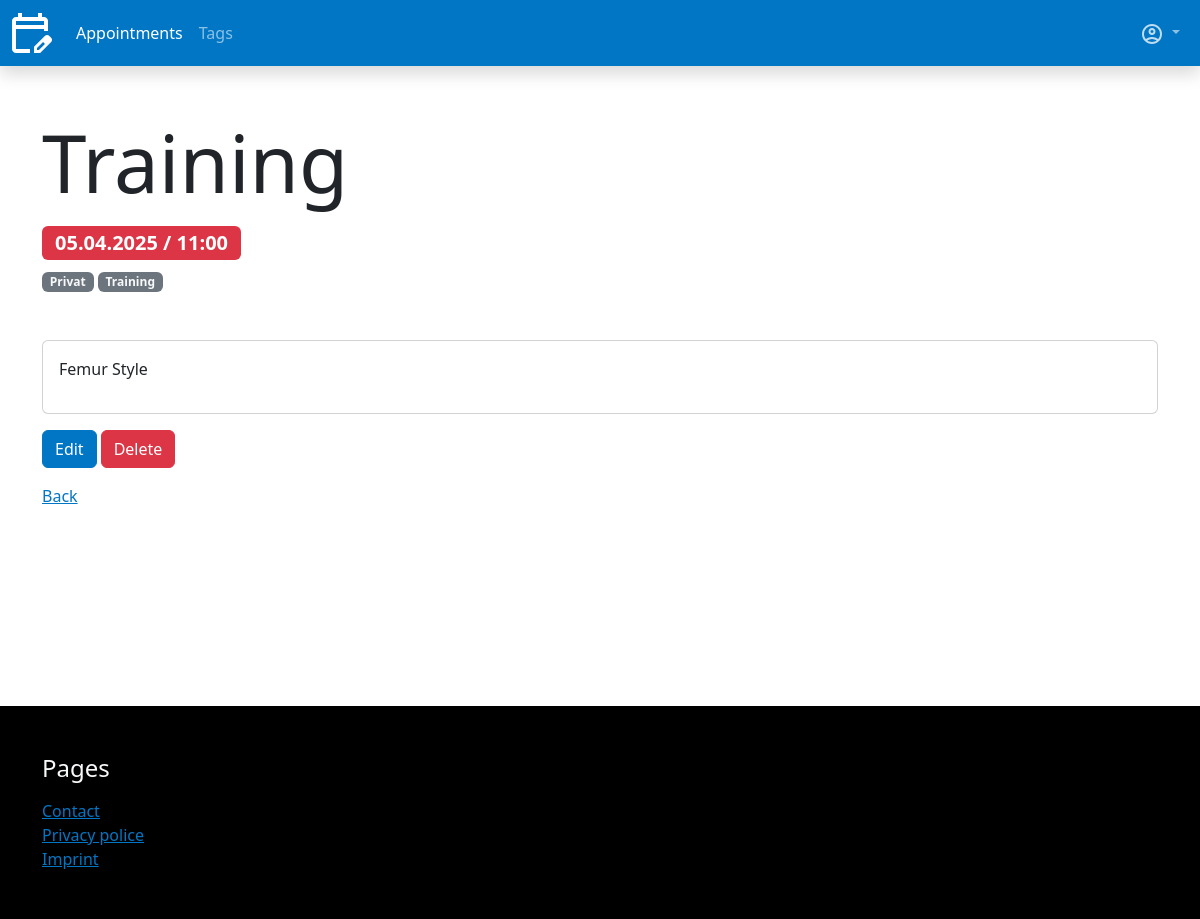
/app/appointments/26/ (signed in), run on an earlier commit of the app's database.
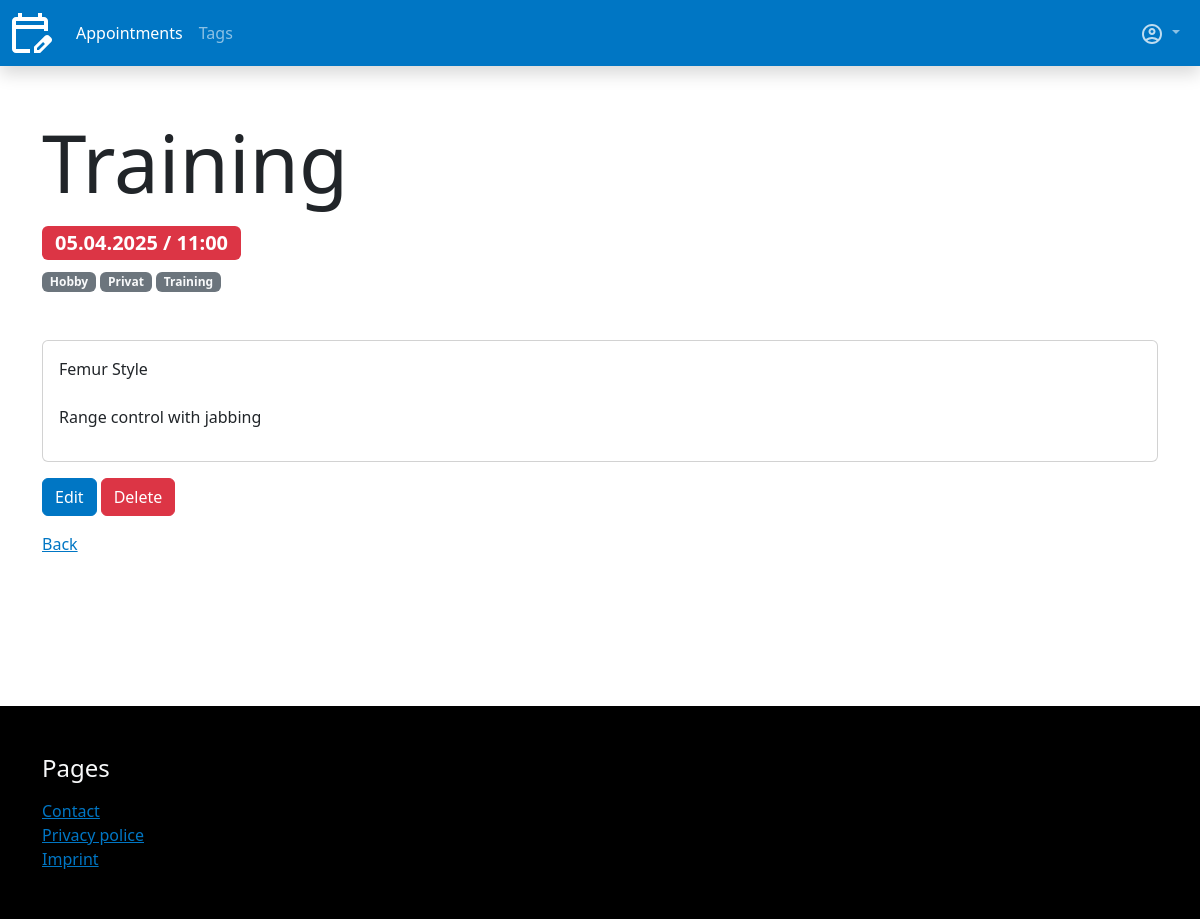
And on a later commit of the database.
### appointments/models.py (models this page shows, shortened)
class Tag(models.Model):
    user = models.ForeignKey(User, on_delete=models.CASCADE, verbose_name=_("User"))
    title = models.CharField(max_length=255, verbose_name=_("Title"))
    created = models.DateTimeField(auto_now_add=True, verbose_name=_("Created"))
    updated = models.DateTimeField(auto_now=True, verbose_name=_("Updated"))
    class Meta:
        ordering = [
            "-updated"
        ]
        verbose_name = _("Tag")

class Appointment(models.Model):
    user = models.ForeignKey(User, on_delete=models.CASCADE, verbose_name=_("User"))
    title = models.CharField(max_length=255, verbose_name=_("Title"))
    description = models.TextField(verbose_name=_("Description"), null=True, blank=True)
    date = models.DateTimeField(default=datetime.now, verbose_name=_("Datetime"))
    tags = models.ManyToManyField(Tag, blank=True, verbose_name=_("Tags"), related_name="appointments")
    created = models.DateTimeField(auto_now_add=True, verbose_name=_("Created"))
    updated = models.DateTimeField(auto_now=True, verbose_name=_("Updated"))
    @admin.display(description="Expired")
    def is_expired(self):
        utc = ZoneInfo("UTC")
        current_date_time = datetime.now(tz=utc)
        return self.date < current_date_time
    class Meta:
        verbose_name = _("Appointment")
        ordering = [
            "-date",
        ]

### appointments/views/appointments.py (the view)
# urls.py: path("appointments/<int:pk>/", appointments.show, name="show"),
@login_required(login_url="sevo_user:sign_in")
def show(request, pk):
    model = get_object_or_404(Appointment, pk=pk, user=request.user)
    return render(request, "appointments/show.html", {
        "title": model.title,
        "appointment": model
    })

### template_tags/templatetags/app_tags.py (called while the page is built)
@register.simple_tag
def active_site(path, name):
    path_splitted = path.split("/")
    path_compare = path_splitted[2]
    if name in path_compare:
        return "active"

### appointments/templates/appointments/show.html (shortened to what this page needs)
{% extends "base.html" %}
{% load i18n %}
{% load i18n %}
{% block content %}
    <h1 class="display-1 mb-3">{{ title }}</h1>
    <div class="mb-2">
        <span class="badge {% if appointment.is_expired %}text-bg-danger{% else %}text-bg-success{% endif %} fs-5">{{ appointment.date|date:"d.m.Y / H:i" }}</span>
    </div>
    <div class="mb-5">
        {% for tag in appointment.tags.all %}
            <span class="badge text-bg-secondary">
                <a class="link-light link-underline-opacity-0" href="{% url "appointments:tags_show" pk=tag.pk %}">
                    {{ tag.title }}
                </a>
            </span>
        {% endfor %}
    </div>
    {% if appointment.description %}
        <div class="card mb-3">
            <div class="card-body">
                <p>{{ appointment.description|linebreaksbr }}</p>
            </div>
        </div>
    {% endif %}
    <div class="d-flex gap-1">
        <a class="btn btn-primary" href="{% url "appointments:update" pk=appointment.pk %}">{% trans "Edit" %}</a>
        <a class="btn btn-danger" href="{% url "appointments:delete" pk=appointment.pk %}">{% trans "Delete" %}</a>
    </div>
    {% include "./partials/_back_link.html" %}
{% endblock %}

What changed in the data, as far as the page shows it:
changed Appointment "Training": description "Femur Style" → "Femur Style Range control with jabbing"
added Tag: title "Hobby"
